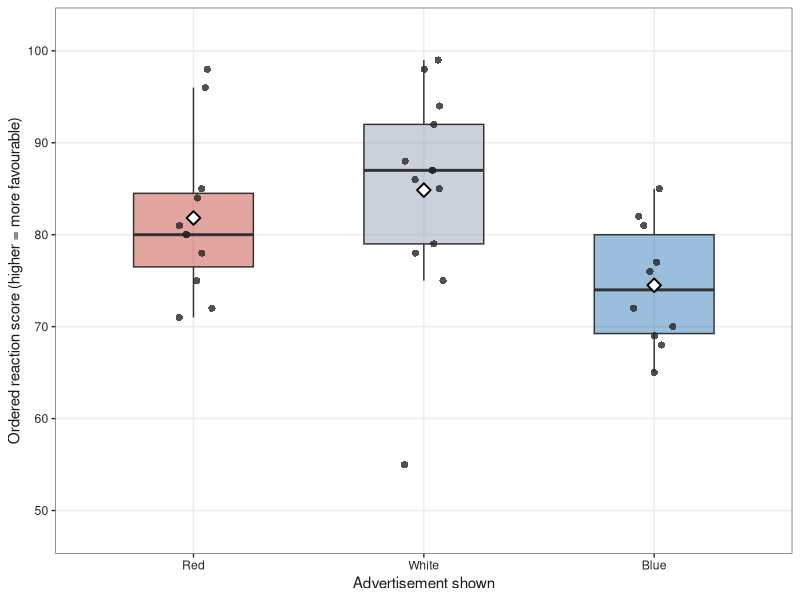
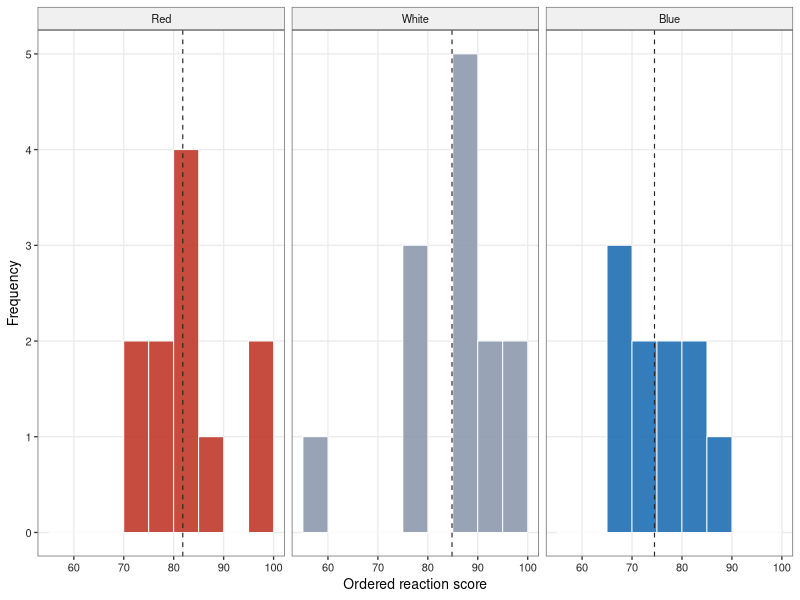

These charts were generated, in order, by the following R code:
if (!requireNamespace("ggplot2", quietly = TRUE)) {
  stop("Package 'ggplot2' is required for the figures. ",
       "Install it with install.packages(\"ggplot2\").", call. = FALSE)
}
library(ggplot2)

if (!dir.exists("figures")) dir.create("figures", showWarnings = FALSE)

banner <- function(x) cat("\n", strrep("-", 74), "\n", x, "\n",
                          strrep("-", 74), "\n", sep = "")

red   <- c(80, 80, 78, 81, 72, 85, 96, 84, 71, 75, 98)
white <- c(75, 55, 98, 92, 86, 78, 87, 79, 88, 87, 85, 94, 99)
blue  <- c(72, 76, 70, 77, 68, 82, 85, 81, 65, 69)

ads <- data.frame(
  score = c(red, white, blue),
  advertisement = factor(
    rep(c("Red", "White", "Blue"), times = c(length(red), length(white), length(blue))),
    levels = c("Red", "White", "Blue")
  )
)

banner("1. DATA AND DATA-QUALITY CHECK")
cat("Observations read :", nrow(ads), "\n")
cat("Missing values    :", sum(is.na(ads$score)), "\n")
cat("Non-positive score:", sum(ads$score <= 0), "\n")
print(table(ads$advertisement))
cat("\nAll 34 scores are valid positive integers. No observation is excluded,\n")
cat("imputed or modified; the supplied data are analysed exactly as given.\n")

banner("2. DESCRIPTIVE STATISTICS BY ADVERTISEMENT")

desc <- function(x) {
  c(n        = length(x),
    mean     = mean(x),
    sd       = sd(x),
    median   = median(x),
    q1       = unname(quantile(x, 0.25)),
    q3       = unname(quantile(x, 0.75)),
    iqr      = IQR(x),
    min      = min(x),
    max      = max(x),
    variance = var(x),
    skewness = mean((x - mean(x))^3) / sd(x)^3)
}

desc_table <- t(sapply(split(ads$score, ads$advertisement), desc))
print(round(desc_table, 3))

cat("\nVariance ratio (largest / smallest) =",
    round(max(desc_table[, "variance"]) / min(desc_table[, "variance"]), 3), "\n")
cat("SD ratio      (largest / smallest) =",
    round(max(desc_table[, "sd"]) / min(desc_table[, "sd"]), 3), "\n")

banner("3. ASSUMPTION DIAGNOSTICS")

cat("3.1 Normality within each group (Shapiro-Wilk)\n")
sw <- sapply(split(ads$score, ads$advertisement),
             function(x) unname(shapiro.test(x)$p.value))
print(round(sw, 3))
cat("Note: with n = 10-13 these tests have very low power, so a non-significant\n")
cat("      result does not establish normality. The White group is the closest to\n")
cat("      rejection (p = 0.094) and contains an extreme low score of 55.\n")

cat("\n3.2 Equal variances (Brown-Forsythe / median-centred Levene)\n")

z <- abs(ads$score - ave(ads$score, ads$advertisement, FUN = median))
bf <- summary(aov(z ~ ads$advertisement))[[1]]
cat("Brown-Forsythe F =", round(bf[["F value"]][1], 3),
    "  df =", bf[["Df"]][1], "and", bf[["Df"]][2],
    "  p =", round(bf[["Pr(>F)"]][1], 3), "\n")

banner("4. KRUSKAL-WALLIS RANK-SUM TEST")

kw <- kruskal.test(score ~ advertisement, data = ads)
print(kw)

H  <- unname(kw$statistic)
df <- unname(kw$parameter)
p  <- kw$p.value
N  <- nrow(ads)

cat("\nTest statistic H   :", round(H, 3), "\n")
cat("Degrees of freedom :", df, "\n")
cat("p-value            :", ifelse(p < 0.001, "< 0.001", sprintf("%.3f", p)), "\n")
cat("Decision (alpha=.05):", ifelse(p < 0.05, "Reject H0", "Fail to reject H0"), "\n")

cat("\nMean rank by advertisement (expected rank under H0 = (N+1)/2 =",
    (N + 1) / 2, ")\n")
mean_ranks <- tapply(rank(ads$score), ads$advertisement, mean)
print(round(mean_ranks, 3))
cat("\nRank-sum T_i by advertisement:\n")
print(tapply(rank(ads$score), ads$advertisement, sum))

eps2 <- H / ((N^2 - 1) / (N + 1))
cat("\nEffect size epsilon-squared =", round(eps2, 3), "\n")
cat("(guidelines: 0.01 small, 0.06 medium, 0.14 large)\n")

banner("5. SENSITIVITY CHECKS")

cat("5.1 One-way ANOVA on the raw scores (parametric cross-check only)\n")
print(summary(aov(score ~ advertisement, data = ads)))

cat("\n5.2 Permutation tests (20,000 reshuffles; seed fixed for reproducibility)\n")
set.seed(2026)
B <- 20000

perm_H <- numeric(B)
perm_F <- numeric(B)
for (b in seq_len(B)) {
  g_b          <- sample(ads$advertisement)
  perm_H[b]    <- unname(kruskal.test(ads$score ~ g_b)$statistic)
  perm_F[b]    <- summary(aov(ads$score ~ g_b))[[1]][["F value"]][1]
}
F_obs <- summary(aov(score ~ advertisement, data = ads))[[1]][["F value"]][1]

cat("Kruskal-Wallis permutation p =",
    sprintf("%.3f", (sum(perm_H >= H) + 1) / (B + 1)), "\n")
cat("ANOVA          permutation p =",
    sprintf("%.3f", (sum(perm_F >= F_obs) + 1) / (B + 1)), "\n")
cat("(exact Monte Carlo fractions:",
    sum(perm_H >= H) + 1, "/", B + 1, "and",
    sum(perm_F >= F_obs) + 1, "/", B + 1, ")\n")

banner("6. FIGURES")

pal <- c(Red = "#C0392B", White = "#8D99AE", Blue = "#1F6FB2")

p1 <- ggplot(ads, aes(x = advertisement, y = score, fill = advertisement)) +
  geom_boxplot(width = 0.52, outlier.shape = NA, alpha = 0.45,
               colour = "grey20", linewidth = 0.5) +
  geom_jitter(width = 0.09, height = 0, size = 2.1, alpha = 0.8,
              colour = "grey15", shape = 16) +
  stat_summary(fun = mean, geom = "point", shape = 23, size = 3.0,
               fill = "white", colour = "black", stroke = 1.0) +
  scale_fill_manual(values = pal) +
  scale_y_continuous(breaks = seq(50, 100, 10), limits = c(48, 102)) +
  labs(x = "Advertisement shown",
       y = "Ordered reaction score (higher = more favourable)") +
  theme_bw(base_size = 11) +
  theme(legend.position   = "none",
        panel.grid.minor  = element_blank(),
        panel.border      = element_rect(colour = "grey40", linewidth = 0.5),
        axis.text         = element_text(colour = "grey15"),
        axis.title        = element_text(colour = "grey10"))

ggsave("figures/Q1_fig1_boxplot.png", p1, width = 6.3, height = 3.05, dpi = 300)

p2 <- ggplot(ads, aes(x = score, fill = advertisement)) +
  geom_histogram(binwidth = 5, boundary = 50, closed = "left",
                 colour = "white", linewidth = 0.3, alpha = 0.9) +
  geom_vline(data = aggregate(score ~ advertisement, data = ads, FUN = mean),
             aes(xintercept = score), linetype = "dashed",
             colour = "grey15", linewidth = 0.4) +
  facet_wrap(~ advertisement, nrow = 1) +
  scale_fill_manual(values = pal) +
  scale_x_continuous(breaks = seq(50, 100, 10)) +
  labs(x = "Ordered reaction score", y = "Frequency") +
  theme_bw(base_size = 10) +
  theme(legend.position  = "none",
        panel.grid.minor = element_blank(),
        panel.border     = element_rect(colour = "grey40", linewidth = 0.5),
        strip.background = element_rect(fill = "grey94", colour = "grey40"),
        strip.text       = element_text(colour = "grey10"),
        axis.text        = element_text(colour = "grey15"))

ggsave("figures/Q1_fig2_histograms.png", p2, width = 6.9, height = 2.7, dpi = 300)

cat("Saved: figures/Q1_fig1_boxplot.png\n")
cat("Saved: figures/Q1_fig2_histograms.png\n")

write.csv(round(desc_table, 3), "figures/Q1_descriptives.csv", row.names = TRUE)
cat("Saved: figures/Q1_descriptives.csv\n")

banner("END OF QUESTION 1")
